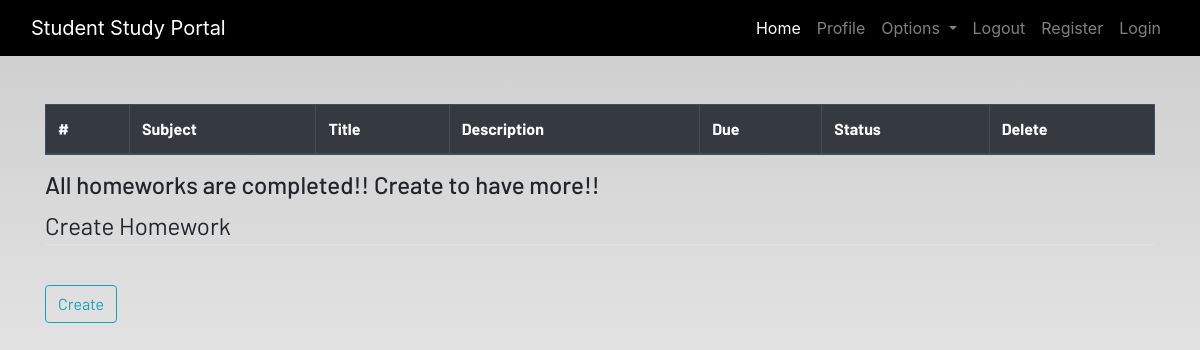
/homework (signed in), run on an earlier commit of the app's database.
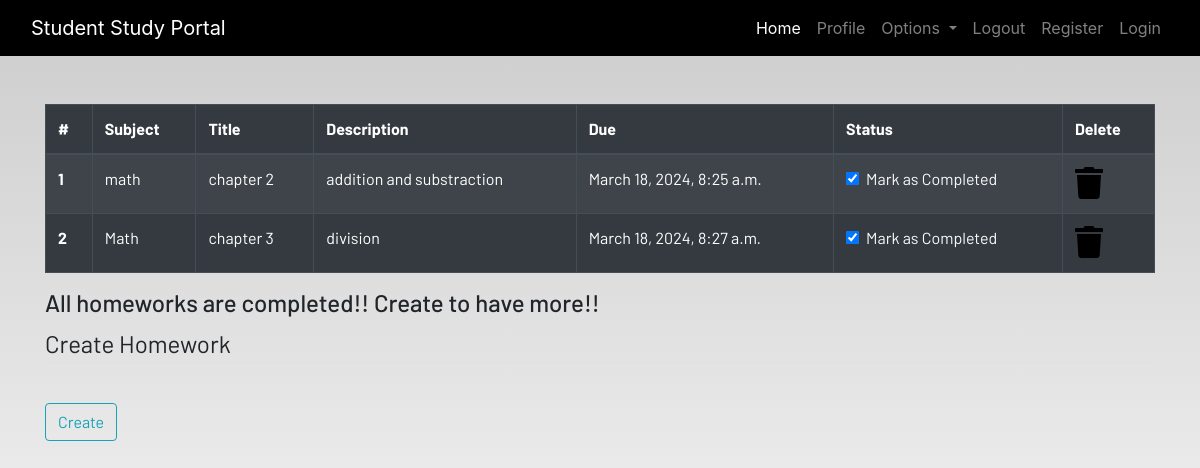
And on a later commit of the database.
### myApp/models.py (models this page shows, shortened)
class Homework(models.Model):
    user = models.ForeignKey(User, on_delete=models.CASCADE)
    subject = models.CharField(max_length=50)
    title = models.CharField(max_length=100)
    description = models.TextField()
    due = models.DateTimeField()
    is_finished = models.BooleanField(default=False)

### myApp/views.py (the view)
# urls.py: path('homework', views.homework, name='homework'),
def homework(request):
    homeworks = Homework.objects.filter(user=request.user)
    context = {'homeworks': homeworks}
    return render(request, 'myApp/homework.html',context)

### myApp/templates/myApp/homework.html
{% extends 'myApp/base.html' %}
{% load static %}
{% block content %}
<div class="container">
    <table class="table table-striped table-bordered table-hover table-dark">
        <thead>
            <tr>
                <th scope="col">#</th>
                <th scope="col">Subject</th>
                <th scope="col">Title</th>
                <th scope="col">Description</th>
                <th scope="col">Due</th>
                <th scope="col">Status</th>
                <th scope="col">Delete</th>
            </tr>
        </thead>
        <tbody>
         {% for homework in homeworks %}
            <tr>
                <th scope="row">{{forloop.counter}}</th>
                <td>{{homework.subject}}</td>
                <td>{{homework.title}}</td>
                <td>{{homework.description}}</td>
                <td>{{homework.due}}</td>
                <td>
                    <a href="#">
                        <div class="form-check">
                            <input class="form-check-input" type="checkbox" value="" checked id="1">
                            <label class="form-check-label text-light" for="flexCheckDefault">
                                Mark as Completed
                            </label>
                        </div>
                    </a>
                </td>
                <td><a href="#"><i class="fa fa-trash fa-2x"></i></a></td>
            </tr>
            {%endfor%}
        </tbody>
    </table>
    <h4>All homeworks are completed!! Create to have more!!</h4>
</div>
<div class=" container">
    <form method="POST">
        <fieldset class="form-group">
            <legend class="border-bottom mb-4">Create Homework</legend>
        </fieldset>
        <div class="form-group">
            <button href="" class="btn btn-outline-info" type="submit">
                Create
            </button>
        </div>
    </form>
</div>
{% endblock content %}

### myApp/templates/myApp/base.html (shortened to what this page needs)
<!DOCTYPE html>
{% load static %}
<html lang="en">
<head>
  <link rel="stylesheet" href="https://stackpath.bootstrapcdn.com/bootstrap/4.3.1/css/bootstrap.min.css"
 />
  <link rel="stylesheet" href="https://use.fontawesome.com/releases/v5.7.2/css/all.css"
 />
  <link rel="stylesheet" href="{% static 'css/main.css' %}" />
  <link rel="stylesheet" type="text/css" href="{% static 'css/main.css' %}">
</head>
<body>
  <header>
    <nav class="navbar navbar-expand-lg navbar-dark bg-dark">
      <div class="container-fluid">
        <a class="navbar-brand" href="#">Student Study Portal</a>
        <div class="collapse navbar-collapse justify-content-end" id="navbarSupportedContent">
          <ul class="navbar-nav mb-2 mb-lg-0">
            <li class="nav-item">
              <a class="nav-link active" aria-current="page" href="#">Home</a>
            </li>
            <li class="nav-item">
              <a class="nav-link" href="#">Profile</a>
            </li>
            <li class="nav-item dropdown">
              <a class="nav-link dropdown-toggle" href="#" id="navbarDropdown" role="button" data-toggle="dropdown"
                aria-haspopup="true" aria-expanded="false">
                Options
              </a>
            </li>
            <li class="nav-item">
              <a class="nav-link" href="#">Logout</a>
            </li>
            <li class="nav-item">
              <a class="nav-link" href="#">Register</a>
            </li>
            <li class="nav-item">
              <a class="nav-link" href="#">Login</a>
            </li>
          </ul>
        </div>
      </div>
    </nav>
  </header>
  <br /><br />
  <main>
    {% block content %}
    {% endblock content %}
  </main>
</body>
</html>

### static/css/main.css (style rules this page uses)
html { scroll-behavior: smooth; height: 100%; width: 100%; }
main { font-family: Barlow, Quicksand, Rubik, sans-serif, serif, 'Times New Roman', Times, serif !important; }
.navbar { background-color: rgb(0, 0, 0) !important; }
a { text-decoration: none !important; color: black; }
html, body { max-width: 100%; overflow-x: hidden; height: 100%; width: 100%; }
body { background: linear-gradient(rgba(0, 0, 0, 0.2), rgba(255, 255, 255, 0.5)); overflow-x: hidden; background-repeat: no-repeat; }
.fa { color: black; }

What changed in the data, as far as the page shows it:
added Homework: subject "math", title "chapter 2", description "addition and substraction", due "March 18, 2024, 8:25 a.m."
added Homework: subject "Math", title "chapter 3", description "division", due "March 18, 2024, 8:27 a.m."
